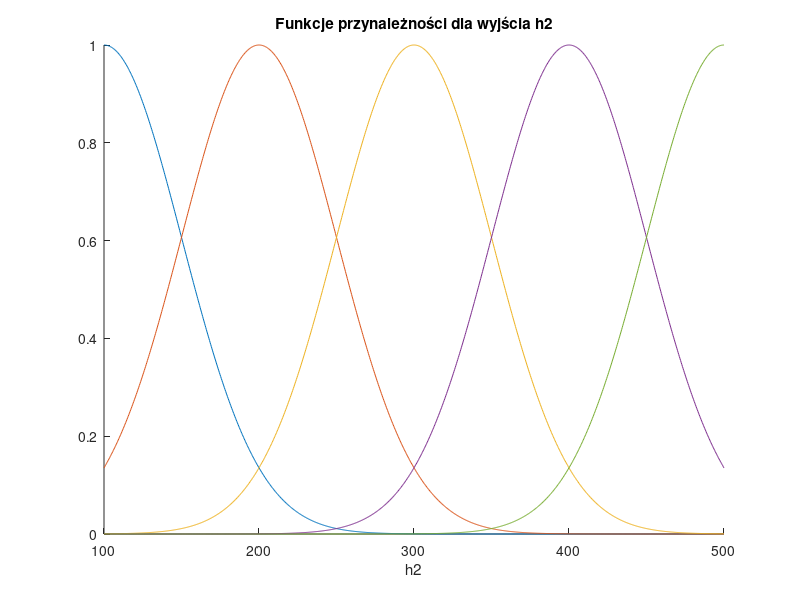
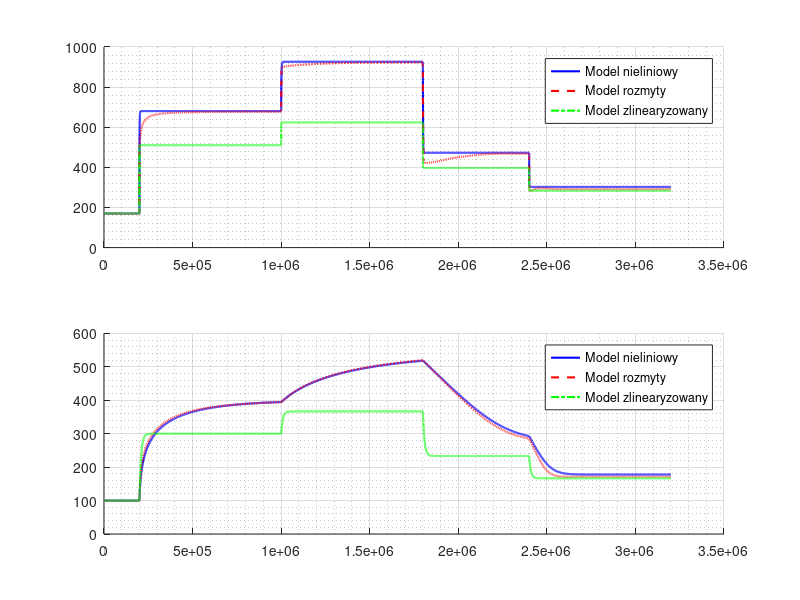

MATLAB code for these plots, in order:
%% Porównanie modelu nieliniowego i zlinearizowanego
clear; clc;

Tend = 32e5;
h0 = [170; 100];
F1 = @(t) 200 + 300*(t >= 2e5) - 200*(t >= 18e5);
FD = @(t) 100 + 100*(t >= 10e5) - 100 *(t >= 24e5);

% Model rozmyty bardzo dobrze odwzorowuje wyjście h2. Stan h1 jest odwzorowywany zdecydowanie gorzej, ale ponieważ będziemy robić regulator DMC gdzie h2 jest 
% wyjściem układu, to właśnie na tym nam zależy, bo chcemy umieć robić dobrą predykcję wyjścia h2.


%% ---------------------------------------------------------------
% Model nieliniowy dynamiczny

fNonlinear = @(t,h) [ ...
    ( F1(t) + FD(t) - 23 * sqrt(h(1))) / (0.7 * h(1)) ; ...
    ( 23 * sqrt(h(1)) - 30 * sqrt(h(2))) / (1.35 * h(2)^2) ...
];


%% ---------------------------------------------------------------
%  Model zlinearyzowany

F1_point = 200;
Fd_point = 100;
h1_point = ( 1/23 * (F1_point + Fd_point) )^2;
h2_point = ( 1/30 * (F1_point + Fd_point) )^2;

A = zeros(2,2);
A(1,1) = -1.42857142857143*(F1_point + Fd_point - 23*sqrt(h1_point))/h1_point^2 - 16.4285714285714/h1_point^(3/2);
A(1,2) = 0;
A(2,1) = 8.51851851851852/(sqrt(h1_point)*h2_point^2);
A(2,2) = -1.48148148148148*(23*sqrt(h1_point) - 30*sqrt(h2_point))/h2_point^3 - 11.1111111111111/h2_point^(5/2);

B = zeros(2,2);
B(1,1) = 1.42857142857143/h1_point;
B(1,2) = 1.42857142857143/h1_point;
B(2,1) = 0;
B(2,2) = 0;

fLinear = @(t,h) A * (h - [h1_point; h2_point]) + B * [F1(t) - F1_point; FD(t) - Fd_point];


%% ---------------------------------------------------------------
% Model rozmyty z lokalnymi modelami zlinearizowanymi

% Zbiory rozmyte dla wyjścia h2
h2Range = [100, 500];

NumOfFuzzySets = 5;
h2p = linspace(h2Range(1), h2Range(2), NumOfFuzzySets);
Dh2p = h2p(2) - h2p(1);

mf = cell(1, NumOfFuzzySets);
sigma = 0.5*Dh2p;
for i = 1:NumOfFuzzySets
    c = h2p(i);
    mf{i} = @(z) gaussmf(z, [sigma c]);
end

figure(1);
x = linspace(h2Range(1), h2Range(2), 1000);
hold on;
title('Funkcje przynależności dla wyjścia h2');
xlabel('h2');
for i = 1:NumOfFuzzySets
    plot(x, mf{i}(x));
end

% Lokalne modele zlinearizowane
fLin = cell(1, NumOfFuzzySets);
for i = 1:NumOfFuzzySets
    h2p_ = h2p(i);
    Fdp_ = 100;
    F1p_ = sqrt(h2p_)*30 - Fdp_;
    h1p_ = ( 1/23 * (F1p_ + Fdp_) )^2;

    A = zeros(2,2);
    A(1,1) = -1.42857142857143*(F1p_ + Fdp_ - 23*sqrt(h1p_))/h1p_^2 - 16.4285714285714/h1p_^(3/2);
    A(1,2) = 0;
    A(2,1) = 8.51851851851852/(sqrt(h1p_)*h2p_^2);
    A(2,2) = -1.48148148148148*(23*sqrt(h1p_) - 30*sqrt(h2p_))/h2p_^3 - 11.1111111111111/h2p_^(5/2);

    B = zeros(2,2);
    B(1,1) = 1.42857142857143/h1p_;
    B(1,2) = 1.42857142857143/h1p_;
    B(2,1) = 0;
    B(2,2) = 0;

    fLin{i} = @(h,F) A * (h - [h1p_; h2p_]) + B * (F - [F1p_; Fdp_]);
end

% Model rozmyty
fFuzzy = @(t,h) fuzzy_eval(t, h, mf, fLin, NumOfFuzzySets, F1, FD);
function dh = fuzzy_eval(t, h, mf, fLin, NumOfFuzzySets, F1, FD)
    F1t = F1(t);
    FDt = FD(t);

    num = zeros(2,1);
    den = 0;
    for i = 1:NumOfFuzzySets
        mu = mf{i}(h(2));
        num = num + mu * fLin{i}(h, [F1t; FDt]);
        den = den + mu;
    end
    dh = num / den;    
end


%% ---------------------------------------------------------------
% Symulacja modeli nieliniowego i rozmytego

[tn, hn] = ode45(fNonlinear, [0, Tend], h0, odeset('RelTol',1e-6));
[tl, hl] = ode45(fLinear, [0, Tend], h0, odeset('RelTol',1e-6));
[tf, hf] = ode45(fFuzzy, [0, Tend], h0, odeset('RelTol',1e-6));

% Rysowanie wyników
figure(2);
subplot(2,1,1);
hold on;
plot(tn, hn(:,1), 'b', 'LineWidth', 1.5); 
plot(tf, hf(:,1), 'r--', 'LineWidth', 1.5);
plot(tl, hl(:,1), 'g-.', 'LineWidth', 1.5);
legend('Model nieliniowy', 'Model rozmyty', 'Model zlinearyzowany', 'Location', 'northeast');
grid on
grid minor
subplot(2,1,2);
hold on;
plot(tn, hn(:,2), 'b', 'LineWidth', 1.5); 
plot(tf, hf(:,2), 'r--', 'LineWidth', 1.5);
plot(tl, hl(:,2), 'g-.', 'LineWidth', 1.5);
legend('Model nieliniowy', 'Model rozmyty', 'Model zlinearyzowany', 'Location', 'northeast');
grid on;
grid minor
